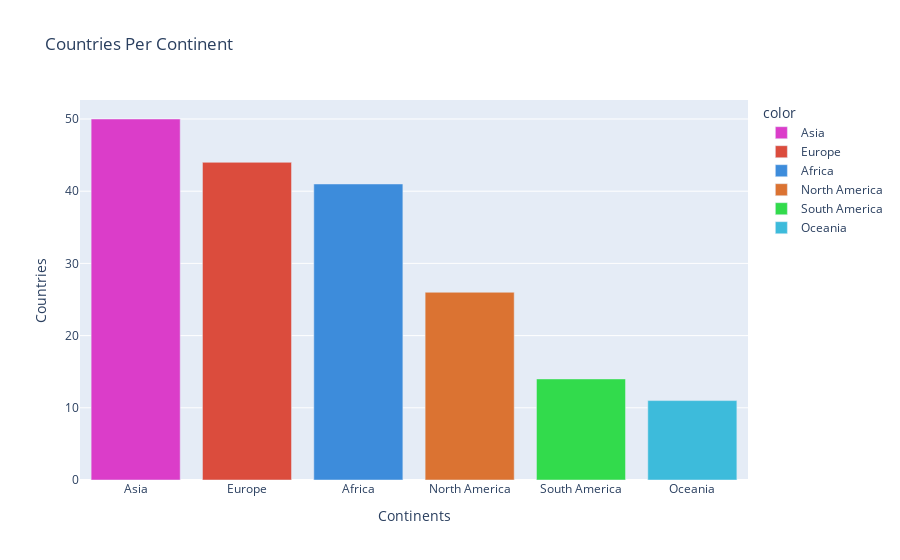

The cell this chart's notebook holds for it:
### Code cell
px.bar(
    x=gdp_df_clean['Continent'].unique(),
    y=gdp_df_counts,
    color=['Asia', 'Europe', 'Africa', 'North America', 'South America', 'Oceania'],
    color_discrete_sequence=['#DB3DC9', '#DB4C3D', '#3D8CDB','#DB7332','#32DB4C','#3DBBDB'],
    title='Countries Per Continent',
    labels={'x':'Continents', 'y':'Countries'}
)

### Figure 1 — Plotly figure (JSON) as saved in the notebook; plotly's stock layout.template omitted (floating-point values rounded to 4 significant figures)
{"data": [{"alignmentgroup": "True", "hovertemplate": "color=Asia<br>Continents=%{x}<br>Countries=%{y}<extra></extra>", "legendgroup": "Asia", "marker": {"color": "#DB3DC9", "pattern": {"shape": ""}}, "name": "Asia", "offsetgroup": "Asia", "orientation": "v", "showlegend": true, "textposition": "auto", "type": "bar", "x": ["Asia"], "xaxis": "x", "y": [50], "yaxis": "y"}, {"alignmentgroup": "True", "hovertemplate": "color=Europe<br>Continents=%{x}<br>Countries=%{y}<extra></extra>", "legendgroup": "Europe", "marker": {"color": "#DB4C3D", "pattern": {"shape": ""}}, "name": "Europe", "offsetgroup": "Europe", "orientation": "v", "showlegend": true, "textposition": "auto", "type": "bar", "x": ["Europe"], "xaxis": "x", "y": [44], "yaxis": "y"}, {"alignmentgroup": "True", "hovertemplate": "color=Africa<br>Continents=%{x}<br>Countries=%{y}<extra></extra>", "legendgroup": "Africa", "marker": {"color": "#3D8CDB", "pattern": {"shape": ""}}, "name": "Africa", "offsetgroup": "Africa", "orientation": "v", "showlegend": true, "textposition": "auto", "type": "bar", "x": ["Africa"], "xaxis": "x", "y": [41], "yaxis": "y"}, {"alignmentgroup": "True", "hovertemplate": "color=North America<br>Continents=%{x}<br>Countries=%{y}<extra></extra>", "legendgroup": "North America", "marker": {"color": "#DB7332", "pattern": {"shape": ""}}, "name": "North America", "offsetgroup": "North America", "orientation": "v", "showlegend": true, "textposition": "auto", "type": "bar", "x": ["North America"], "xaxis": "x", "y": [26], "yaxis": "y"}, {"alignmentgroup": "True", "hovertemplate": "color=South America<br>Continents=%{x}<br>Countries=%{y}<extra></extra>", "legendgroup": "South America", "marker": {"color": "#32DB4C", "pattern": {"shape": ""}}, "name": "South America", "offsetgroup": "South America", "orientation": "v", "showlegend": true, "textposition": "auto", "type": "bar", "x": ["South America"], "xaxis": "x", "y": [14], "yaxis": "y"}, {"alignmentgroup": "True", "hovertemplate": "color=Oceania<br>Continents=%{x}<br>Countries=%{y}<extra></extra>", "legendgroup": "Oceania", "marker": {"color": "#3DBBDB", "pattern": {"shape": ""}}, "name": "Oceania", "offsetgroup": "Oceania", "orientation": "v", "showlegend": true, "textposition": "auto", "type": "bar", "x": ["Oceania"], "xaxis": "x", "y": [11], "yaxis": "y"}], "layout": {"autosize": true, "barmode": "relative", "legend": {"title": {"text": "color"}, "tracegroupgap": 0}, "title": {"text": "Countries Per Continent"}, "xaxis": {"anchor": "y", "autorange": true, "domain": [0, 1], "range": [-0.5, 5.5], "title": {"text": "Continents"}, "type": "category"}, "yaxis": {"anchor": "x", "autorange": true, "domain": [0, 1], "range": [0, 52.63], "title": {"text": "Countries"}, "type": "linear"}}}
